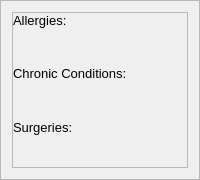
                       <widget class="QFrame" name="frame_23">
                        <property name="minimumSize">
                         <size>
                          <width>0</width>
                          <height>180</height>
                         </size>
                        </property>
                        <property name="font">
                         <font>
                          <family>MS Shell Dlg 2</family>
                         </font>
                        </property>
                        <property name="frameShape">
                         <enum>QFrame::StyledPanel</enum>
                        </property>
                        <property name="frameShadow">
                         <enum>QFrame::Raised</enum>
                        </property>
                        <layout class="QHBoxLayout" name="horizontalLayout_7" stretch="1">
                         <item>
                          <widget class="QFrame" name="frame_11">
                           <property name="frameShape">
                            <enum>QFrame::StyledPanel</enum>
                           </property>
                           <property name="frameShadow">
                            <enum>QFrame::Raised</enum>
                           </property>
                           <layout class="QGridLayout" name="gridLayout_5" columnstretch="1,10" columnminimumwidth="1,10">
                            <property name="leftMargin">
                             <number>0</number>
                            </property>
                            <property name="topMargin">
                             <number>0</number>
                            </property>
                            <property name="bottomMargin">
                             <number>0</number>
                            </property>
                            <item row="1" column="0">
                             <widget class="QLabel" name="label_43">
                              <property name="font">
                               <font>
                                <family>Arial</family>
                                <pointsize>10</pointsize>
                                <weight>50</weight>
                                <italic>false</italic>
                                <bold>false</bold>
                               </font>
                              </property>
                              <property name="text">
                               <string>Chronic Conditions:</string>
                              </property>
                              <property name="alignment">
                               <set>Qt::AlignLeading|Qt::AlignLeft|Qt::AlignTop</set>
                              </property>
                             </widget>
                            </item>
                            <item row="0" column="0">
                             <widget class="QLabel" name="label_44">
                              <property name="font">
                               <font>
                                <family>Arial</family>
                                <pointsize>10</pointsize>
                                <weight>50</weight>
                                <italic>false</italic>
                                <bold>false</bold>
                               </font>
                              </property>
                              <property name="text">
                               <string>Allergies:</string>
                              </property>
                              <property name="alignment">
                               <set>Qt::AlignLeading|Qt::AlignLeft|Qt::AlignTop</set>
                              </property>
                             </widget>
                            </item>
                            <item row="0" column="1">
                             <widget class="QLabel" name="med_allergies">
                              <property name="font">
                               <font>
                                <family>Arial</family>
                                <pointsize>10</pointsize>
                                <weight>75</weight>
                                <italic>false</italic>
                                <bold>true</bold>
                               </font>
                              </property>
                              <property name="text">
                               <string/>
                              </property>
                              <property name="alignment">
                               <set>Qt::AlignLeading|Qt::AlignLeft|Qt::AlignTop</set>
                              </property>
                              <property name="wordWrap">
                               <bool>true</bool>
                              </property>
                             </widget>
                            </item>
                            <item row="1" column="1">
                             <widget class="QLabel" name="med_chronic">
                              <property name="font">
                               <font>
                                <family>Arial</family>
                                <pointsize>10</pointsize>
                                <weight>75</weight>
                                <italic>false</italic>
                                <bold>true</bold>
                               </font>
                              </property>
                              <property name="text">
                               <string/>
                              </property>
                              <property name="alignment">
                               <set>Qt::AlignLeading|Qt::AlignLeft|Qt::AlignTop</set>
                              </property>
                              <property name="wordWrap">
                               <bool>true</bool>
                              </property>
                             </widget>
                            </item>
                            <item row="2" column="0">
                             <widget class="QLabel" name="label_54">
                              <property name="font">
                               <font>
                                <family>Arial</family>
                                <pointsize>10</pointsize>
                                <weight>50</weight>
                                <italic>false</italic>
                                <bold>false</bold>
                               </font>
                              </property>
                              <property name="text">
                               <string>Surgeries:</string>
                              </property>
                              <property name="alignment">
                               <set>Qt::AlignLeading|Qt::AlignLeft|Qt::AlignTop</set>
                              </property>
                             </widget>
                            </item>
                            <item row="2" column="1">
                             <widget class="QLabel" name="med_surgeries">
                              <property name="font">
                               <font>
                                <family>Arial</family>
                                <pointsize>10</pointsize>
                                <weight>75</weight>
                                <italic>false</italic>
                                <bold>true</bold>
                               </font>
                              </property>
                              <property name="text">
                               <string/>
                              </property>
                              <property name="alignment">
                               <set>Qt::AlignLeading|Qt::AlignLeft|Qt::AlignTop</set>
                              </property>
                              <property name="wordWrap">
                               <bool>true</bool>
                              </property>
                             </widget>
                            </item>
                           </layout>
                          </widget>
                         </item>
                        </layout>
                       </widget>
